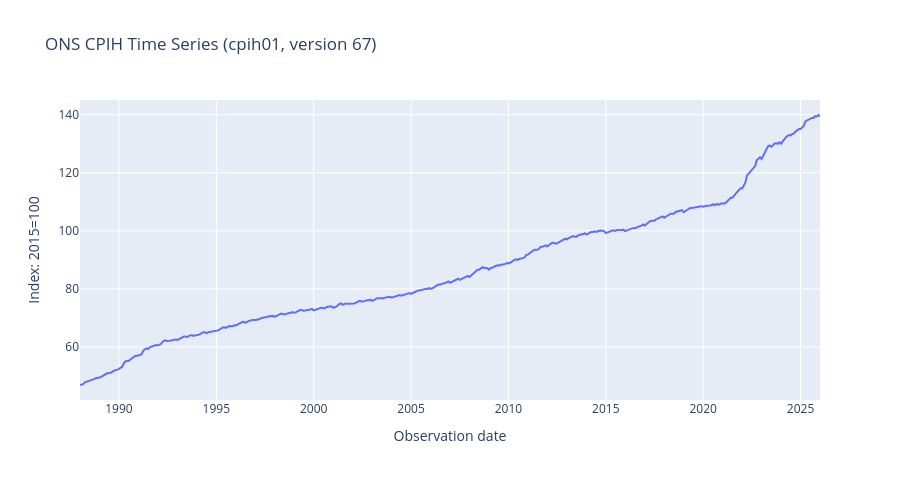

Notebook source saved alongside this figure:
### Code cell
cpih_summary = cpih_frame.loc[:, ["observation_date", "value", "unit_of_measure"]].copy()
cpih_summary = cpih_summary.rename(columns={"value": "cpih_index"})

cpih_chart = px.line(
    cpih_summary,
    x="observation_date",
    y="cpih_index",
    title=f"ONS CPIH Time Series ({DATASET_ID}, version {latest_version})",
    labels={
        "observation_date": "Observation date",
        "cpih_index": cpih_payload.get("unit_of_measure", "Value"),
    },
)
cpih_chart.update_layout(height=480)
cpih_chart.show()

cpih_summary.describe(include="all")

### Figure 1 — Plotly figure (JSON) as saved in the notebook; plotly's stock layout.template omitted (floating-point values rounded to 4 significant figures; data arrays with more than 128 entries replaced by an {"elided": "..."} marker saying what was removed)
{"data": [{"hovertemplate": "Observation date=%{x}<br>Index: 2015=100=%{y}<extra></extra>", "legendgroup": "", "line": {"color": "#636efa", "dash": "solid"}, "marker": {"symbol": "circle"}, "mode": "lines", "name": "", "orientation": "v", "showlegend": false, "type": "scatter", "x": {"elided": "457 str values"}, "xaxis": "x", "y": {"elided": "457 float values"}, "yaxis": "y"}], "layout": {"height": 480, "legend": {"tracegroupgap": 0}, "title": {"text": "ONS CPIH Time Series (cpih01, version 67)"}, "xaxis": {"anchor": "y", "domain": [0, 1], "title": {"text": "Observation date"}}, "yaxis": {"anchor": "x", "domain": [0, 1], "title": {"text": "Index: 2015=100"}}}}
